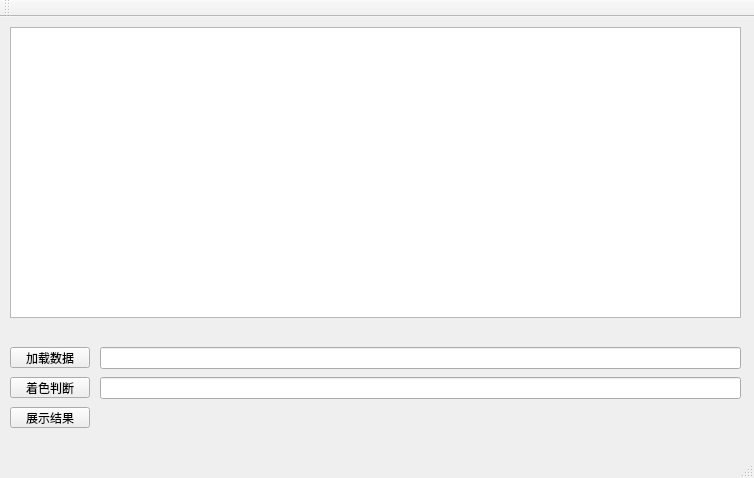
<?xml version="1.0" encoding="UTF-8"?>
<ui version="4.0">
 <class>Question_1Class</class>
 <widget class="QMainWindow" name="Question_1Class">
  <property name="geometry">
   <rect>
    <x>0</x>
    <y>0</y>
    <width>754</width>
    <height>478</height>
   </rect>
  </property>
  <property name="windowTitle">
   <string>Question_1</string>
  </property>
  <property name="styleSheet">
   <string notr="true">font: 9pt &quot;Times New Roman&quot;;</string>
  </property>
  <widget class="QWidget" name="centralWidget">
   <widget class="QPushButton" name="SelectFile">
    <property name="geometry">
     <rect>
      <x>10</x>
      <y>360</y>
      <width>80</width>
      <height>21</height>
     </rect>
    </property>
    <property name="text">
     <string>着色判断</string>
    </property>
   </widget>
   <widget class="QPushButton" name="ShowFile">
    <property name="geometry">
     <rect>
      <x>10</x>
      <y>390</y>
      <width>80</width>
      <height>21</height>
     </rect>
    </property>
    <property name="text">
     <string>展示结果</string>
    </property>
   </widget>
   <widget class="QGraphicsView" name="graphicsView">
    <property name="geometry">
     <rect>
      <x>10</x>
      <y>10</y>
      <width>731</width>
      <height>291</height>
     </rect>
    </property>
   </widget>
   <widget class="QPushButton" name="LoadFile">
    <property name="geometry">
     <rect>
      <x>10</x>
      <y>330</y>
      <width>80</width>
      <height>21</height>
     </rect>
    </property>
    <property name="text">
     <string>加载数据</string>
    </property>
   </widget>
   <widget class="QLineEdit" name="FileLine">
    <property name="geometry">
     <rect>
      <x>100</x>
      <y>330</y>
      <width>641</width>
      <height>22</height>
     </rect>
    </property>
   </widget>
   <widget class="QLineEdit" name="TextFile">
    <property name="geometry">
     <rect>
      <x>100</x>
      <y>360</y>
      <width>641</width>
      <height>22</height>
     </rect>
    </property>
   </widget>
  </widget>
  <widget class="QToolBar" name="mainToolBar">
   <attribute name="toolBarArea">
    <enum>TopToolBarArea</enum>
   </attribute>
   <attribute name="toolBarBreak">
    <bool>false</bool>
   </attribute>
  </widget>
  <widget class="QStatusBar" name="statusBar"/>
 </widget>
 <layoutdefault spacing="6" margin="11"/>
 <resources>
  <include location="Question_1.qrc"/>
 </resources>
 <connections/>
</ui>
